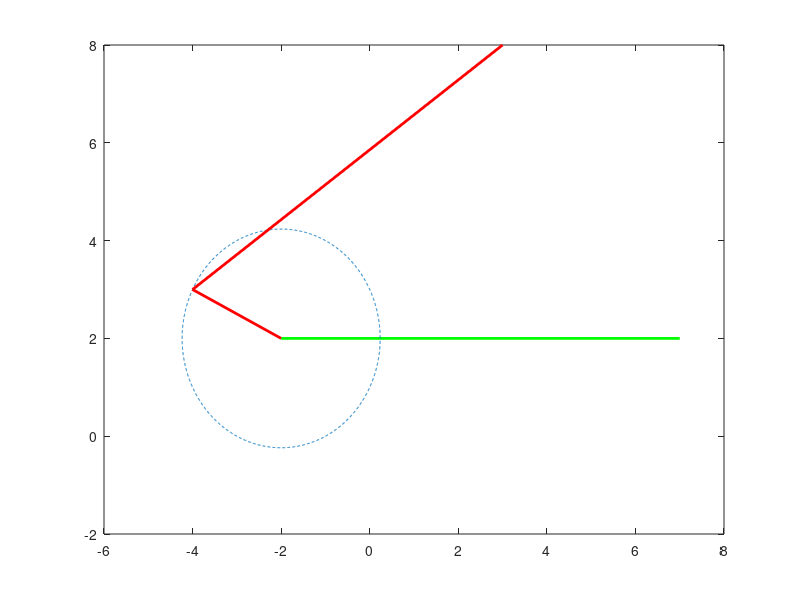

Here is the MATLAB script that generated this plot: (Note: this script raises an error after producing the figure.)
 %%%%%%%%% Path Generation Three Precision Point Problem without Prescribed Timing %%%%%%%%%%
% Fixed line A0B0
a0x=-2;%a0x=input('Enter x coordinate of A0 point=');
a0y=2;%a0y=input('Enter y coordinate of A0 point=');
b0x=7;%b0x=input('Enter x coordinate of B0 point=');
b0y=2;%b0y=input('Enter y coordinate of B0 point=');

% Different Position
p1x=3;%p1x=input('Enter x coordinate of P1 point=');
p1y=8;%p1y=input('Enter y coordinate of P1 point=');

p2x=4;%p2x=input('Enter x coordinate of P2 point=');
p2y=8.5;%p2y=input('Enter y coordinate of P2 point=');

p3x=5;%p3x=input('Enter x coordinate of P3 point=');
p3y=8.2;%p3y=input('Enter y coordinate of P3 point=');

a1x=-4;%p3x=input('Enter x coordinate of A1 point=');
a1y=3;%p3y=input('Enter y coordinate of A1 point=');

% Connect different links
A0B0x=[a0x,b0x];
A0B0y=[a0y,b0y];

% Mechanism Ploting
plot(A0B0x,A0B0y,'green','LineWidth',2);
hold on

% Crank and Crank circle Plotting
A0A1x=[a0x,a1x];
A0A1y=[a0y,a1y];
CrankLength=((a0x-a1x)^2+(a0y-a1y)^2)^0.5;
alpha=0:pi/1000:2*pi;
a0xc=CrankLength*cos(alpha)+a0x;
a0yc=CrankLength*sin(alpha)+a0y;
plot(a0xc,a0yc,'--');
hold on

% Connecting A1P1
APLength=((a1x-p1x)^2+(a1y-p1y)^2)^0.5;
plot(A0A1x,A0A1y,'r','LineWidth',2);
hold on
A1P1x=[a1x,p1x];
A1P1y=[a1y,p1y];
plot(A1P1x,A1P1y,'r','LineWidth',2);
hold on

% Connecting A2P2
C1=[p2x,p2y];
C2=[a0x,a0y];
R1=APLength;
R2=CrankLength;
F=@(x) ([(x(1)-C1(1))^2+(x(2)-C1(2))^2-R1^2; ...
         (x(1)-C2(1))^2+(x(2)-C2(2))^2-R2^2]);
opt=optimoptions(@fsolve);
opt.Algorithm='levenberg-marquardt';
opt.Display='off';
x=fsolve(F,[C1(1),C1(1)+R1],opt);
fprintf('First intersection point for A2P2 line: (%f,%f)\n',x(1),x(2));
a2x=x(1);
a2y=x(2);
plot(a2x,a2y,'r*','MarkerSize',3);
x=fsolve(F,[C1(1),C1(1)-R1],opt);
fprintf('Second intersection point for A2P2 line: (%f,%f)\n',x(1),x(2));
plot(x(1),x(2),'r*','MarkerSize',3);
hold on

A0A2x=[a0x,a2x];
A0A2y=[a0y,a2y];
plot(A0A2x,A0A2y,'y','LineWidth',2);
hold on
A2P2x=[a2x,p2x];
A2P2y=[a2y,p2y];
plot(A2P2x,A2P2y,'y','LineWidth',2);
hold on

% Connecting A3P3
C1=[p3x,p3y];
C2=[a0x,a0y];
R1=APLength;
R2=CrankLength;
F=@(x) ([(x(1)-C1(1))^2+(x(2)-C1(2))^2-R1^2; ...
         (x(1)-C2(1))^2+(x(2)-C2(2))^2-R2^2]);
opt=optimoptions(@fsolve);
opt.Algorithm='levenberg-marquardt';
opt.Display='off';
x=fsolve(F,[C1(1),C1(1)+R1],opt);
fprintf('First intersection point for A3P3 line: (%f,%f)\n',x(1),x(2));
a3x=x(1);
a3y=x(2);
plot(a3x,a3y,'r*','MarkerSize',3);
hold on
x=fsolve(F,[C1(1),C1(1)-R1],opt);
fprintf('Second intersection point for A3P3 line: (%f,%f)\n',x(1),x(2));
plot(x(1),x(2),'r*','MarkerSize',3);
hold on

A0A3x=[a0x,a3x];
A0A3y=[a0y,a3y];
plot(A0A3x,A0A3y,'m','LineWidth',2);
hold on
A3P3x=[a3x,p3x];
A3P3y=[a3y,p3y];
plot(A3P3x,A3P3y,'m','LineWidth',2);
hold on

% For finding B02 point by intersection method
P2B0Length=((p2x-b0x)^2+(p2y-b0y)^2)^0.5;   % P2A2B0 similar triangle with P1A1B02
A2B0Length=((a2x-b0x)^2+(a2y-b0y)^2)^0.5;
R1=P2B0Length;
R2=A2B0Length;
C1=[p1x,p1y];
C2=[a1x,a1y];
F=@(x) ([(x(1)-C1(1))^2+(x(2)-C1(2))^2-R1^2; ...
         (x(1)-C2(1))^2+(x(2)-C2(2))^2-R2^2]);
opt=optimoptions(@fsolve);
opt.Algorithm='levenberg-marquardt';
opt.Display='off';
x=fsolve(F,[C1(1),C1(1)+R1],opt);
fprintf('First intersection point for B02 point: (%f,%f)\n',x(1),x(2));
x=fsolve(F,[C1(1),C1(1)-R1],opt);
fprintf('Second intersection point for B02 line: (%f,%f)\n',x(1),x(2));
b02x=x(1);
b02y=x(2);
disp(b02x);
plot(b02x,b02y,'r*','MarkerSize',3);
hold on

% Finding B03 pint by intersection method
P3B0Length=((p3x-b0x)^2+(p3y-b0y)^2)^0.5;
A3B0Length=((a3x-b0x)^2+(a3y-b0y)^2)^0.5;
R1=P3B0Length;
R2=A3B0Length;
C1=[p1x,p1y];
C2=[a1x,a1y];
F=@(x) ([(x(1)-C1(1))^2+(x(2)-C1(2))^2-R1^2; ...
         (x(1)-C2(1))^2+(x(2)-C2(2))^2-R2^2]);
opt=optimoptions(@fsolve);
opt.Algorithm='levenberg-marquardt';
opt.Display='off';
x=fsolve(F,[C1(1),C1(1)+R1],opt);
fprintf('First intersection point for B03 point: (%f,%f)\n',x(1),x(2));
x=fsolve(F,[C1(1),C1(1)-R1],opt);
fprintf('Second intersection point for B03 line: (%f,%f)\n',x(1),x(2));
b03x=x(1);
b03y=x(2);
disp(b03x);
plot(b03x,b03y,'r*','MarkerSize',3);
hold on

% Connecting B0B02 and B02B03 line 
B0B02x=[b0x,b02x];
B0B02y=[b0y,b02y];
plot(B0B02x,B0B02y,'--');
hold on
B02B03x=[b02x,b03x];
B02B03y=[b02y,b03y];
plot(B02B03x,B02B03y,'--');
hold on

% Lets find the B1 point by using perpendicular bisector method
b0b02xCenter=(b0x+b02x)/2;
b0b02yCenter=(b0y+b02y)/2;
plot(b0b02xCenter,b0b02yCenter, 'r*', 'MarkerSize', 3);
hold on

b02b03xCenter=(b02x+b03x)/2;
b02b03yCenter=(b02y+b03y)/2;
plot(b02b03xCenter,b02b03yCenter, 'r*', 'MarkerSize', 3);
hold on

mb0b02=(b0y-b02y)/(b0x-b02x);
disp(mb0b02);
mb0b02_ortho=-(1/mb0b02);
disp(mb0b02_ortho);
x=-8:0.1:15;
y_ortho3=mb0b02_ortho*(x-b0b02xCenter)+b0b02yCenter;
plot(x,y_ortho3);
hold on

mb02b03=(b02y-b03y)/(b02x-b03x);
disp(mb02b03);
mb02b03_ortho=-(1/mb02b03);
disp(mb02b03_ortho);
x=-8:0.1:15;
y_ortho4=mb02b03_ortho*(x-b02b03xCenter)+b02b03yCenter;
plot(x,y_ortho4);
hold on

eqns_function=@(var)[var(1)-(mb0b02_ortho)*(var(2)-b0b02xCenter)-b0b02yCenter;
                     var(1)-(mb02b03_ortho)*(var(2)-b02b03xCenter)-b02b03yCenter];
initials=[0;0];
solns=fsolve(eqns_function,initials,...
             optimoptions('fsolve','Display','off'))       
b1y=solns(1);
b1x=solns(2);
plot(b1x,b1y,'r*','MarkerSize',3);
hold on

% Connecting Follower Link
B0B1x=[b0x,b1x];
B0B1y=[b0y,b1y];
plot(B0B1x,B0B1y,'r','LineWidth',2);
hold on
A1B1x=[a1x,b1x];
A1B1y=[a1y,b1y];
plot(A1B1x,A1B1y,'r','LineWidth',2);
hold on
P1B1x=[p1x,b1x];
P1B1y=[p1y,b1y];
plot(P1B1x,P1B1y,'r','LineWidth',2);
hold on

FollowerLength=((b0x-b1x)^2+(b0y-b1y)^2)^0.5;
% Circle for follower link
alpha=0:pi/1000:2*pi;
b0xc=FollowerLength*cos(alpha)+b0x;
b0yc=FollowerLength*sin(alpha)+b0y;
plot(b0xc,b0yc,'--');
hold on

% Length of P1B1
P1B1Length=((p1x-b1x)^2+(p1y-b1y)^2)^0.5;

% Connecting P2B2
C1=[p2x,p2y];
C2=[b0x,b0y];
R1=P1B1Length;
R2=FollowerLength;
F=@(x) ([(x(1)-C1(1))^2+(x(2)-C1(2))^2-R1^2; ...
         (x(1)-C2(1))^2+(x(2)-C2(2))^2-R2^2]);
opt=optimoptions(@fsolve);
opt.Algorithm='levenberg-marquardt';
opt.Display='off';
x=fsolve(F,[C1(1),C1(1)+R1],opt);
fprintf('First intersection point for P2B2 line: (%f,%f)\n',x(1),x(2));
b2x=x(1);
b2y=x(2);
plot(b2x,b2y,'r*','MarkerSize',3);
hold on
x=fsolve(F,[C1(1),C1(1)-R1],opt);
fprintf('Second intersection point for P2B2 line: (%f,%f)\n',x(1),x(2));
plot(x(1),x(2),'r*','MarkerSize',3);
hold on

B0B2x=[b0x,b2x];
B0B2y=[b0y,b2y];
plot(B0B2x,B0B2y,'y','LineWidth',2);
hold on
A2B2x=[a2x,b2x];
A2B2y=[a2y,b2y];
plot(A2B2x,A2B2y,'y','LineWidth',2);
hold on
P2B2x=[p2x,b2x];
P2B2y=[p2y,b2y];
plot(P2B2x,P2B2y,'y','LineWidth',2);
hold on

% Connecting P3B3
C1=[p3x,p3y];
C2=[b0x,b0y];
R1=P1B1Length;
R2=FollowerLength;
F=@(x) ([(x(1)-C1(1))^2+(x(2)-C1(2))^2-R1^2; ...
         (x(1)-C2(1))^2+(x(2)-C2(2))^2-R2^2]);
opt=optimoptions(@fsolve);
opt.Algorithm='levenberg-marquardt';
opt.Display='off';
x=fsolve(F,[C1(1),C1(1)+R1],opt);
fprintf('First intersection point for P2B2 line: (%f,%f)\n',x(1),x(2));
b3x=x(1);
b3y=x(2);
plot(b3x,b3y,'r*','MarkerSize',3);
hold on
x=fsolve(F,[C1(1),C1(1)-R1],opt);
fprintf('Second intersection point for P2B2 line: (%f,%f)\n',x(1),x(2));
plot(x(1),x(2),'r*','MarkerSize',3);
hold on

B0B3x=[b0x,b3x];
B0B3y=[b0y,b3y];
plot(B0B3x,B0B3y,'m','LineWidth',2);
hold on
A3B3x=[a3x,b3x];
A3B3y=[a3y,b3y];
plot(A3B3x,A3B3y,'m','LineWidth',2);
hold on
P3B3x=[p3x,b3x];
P3B3y=[p3y,b3y];
plot(P3B3x,P3B3y,'m','LineWidth',2);
hold on

A1P1Length=((a1x-p1x)^2+(a1y-p1y)^2)^0.5;
P1B1Length=((p1x-b1x)^2+(p1y-b1y)^2)^0.5;
A1B1Length=((a1x-b1x)^2+(a1y-b1y)^2)^0.5;
fprintf('A1P1Length=%f\t\tP1B1Length=%f\t\tA1B1Length=%f\n',A1P1Length,P1B1Length,A1B1Length);

A2P2Length=((a2x-p2x)^2+(a2y-p2y)^2)^0.5;
P2B2Length=((p2x-b2x)^2+(p2y-b2y)^2)^0.5;
A2B2Length=((a2x-b2x)^2+(a2y-b2y)^2)^0.5;
fprintf('A2P2Length=%f\t\tP2B2Length=%f\t\tA2B2Length=%f\n',A2P2Length,P2B2Length,A2B2Length);

A3P3Length=((a3x-p3x)^2+(a3y-p3y)^2)^0.5;
P3B3Length=((p3x-b3x)^2+(p3y-b3y)^2)^0.5;
A3B3Length=((a3x-b3x)^2+(a3y-b3y)^2)^0.5;
fprintf('A3P3Length=%f\t\tP3B3Length=%f\t\tA3B3Length=%f\n',A3P3Length,P3B3Length,A3B3Length);


axis([-10 10 0 12])
axis('equal')